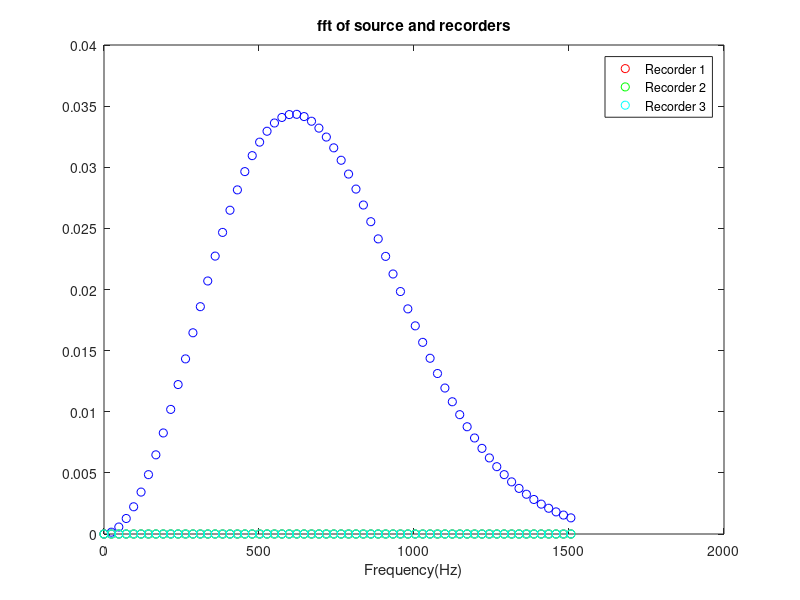
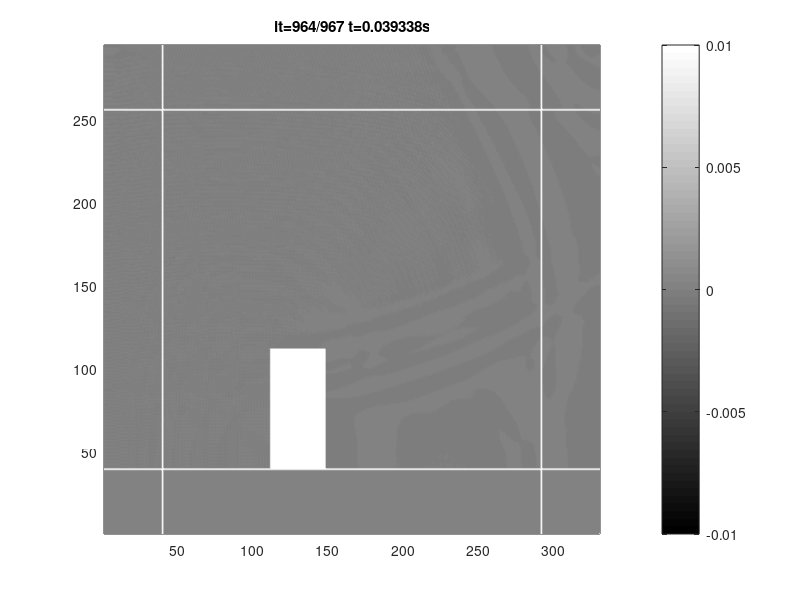

The MATLAB script that drew these images, in order: (Note: this script raises an error after producing the figures.)
function return_args=thick_wall(ifshow,k_max,m,fp,if_free)
if nargin<1
    close all
    clc
    ifshow=1;
    fp=68*9;
    k_max=2085*fp/200;
    m=3;
    if_free=0;
end
%% INITIALIZATION OF GRID AND SIMULATING PARAMETERS
c=340;          % Speed of sound
lp=c/fp;        % Associated wavelength with peak frequency
md=1;           % dr=md/fp
d=1.0;          % d distance in exercise (in m)
dx=c/fp/20;     % Spatial discretisation step, at least 20 samples
                % per wavelength
nd=ceil(d/dx);  % number of grids in d.
if mod(nd,2)==1 % nd should be even, because nd/2 is needed.
    nd=nd+1;
end
dx=d/nd;             % Recalculate dx
dy=dx;               % Same grid in x,y
np=lp/dx;            % Does not need to be integer
nx=7*nd+1;           % Number of cells in x direction
ny=6*nd+1;           % Number of cells in y direction
npml=40;             % Number of cells in PML
xdim=nx-2+2*npml;    % Total number of columns
ydim=ny-2+2*npml;    % Total number of rows
cn=1/sqrt(2);
dt=cn*dx/c/sqrt(2);  % Time step
cdtdx=c*dt/dx;       % c * dt / dx. Needed for ricker wavelet
nt=round(2*md/(fp*dt)+...
         sqrt(xdim^2+ydim^2)/cdtdx);%Number of time steps
%%% FFT INITIALIZATIONS
fmax=1/(2*dt);       % Maximum frequency in fft
NFFT=2^nextpow2(nt);
disp(['fp=',num2str(fp),' d=',num2str(d),' m'])
disp(['nx=',num2str(nx),' dx=',num2str(dx),' nt=',num2str(nt)])
%% OTHER INITIALIZATIONS
col_s=npml+nd;       % X location of source
row_s=npml+ny-1-nd/2;% Y location of source
col_r1=col_s+3*nd;   % X location of recorder1
col_r2=col_r1+nd;    % X location of recorder2
col_r3=col_r2+nd;    % X location of recorder3
source=arrayfun(@(it)ricker_wavelet(cdtdx,np,it,md),1:nt);
r1=zeros(nt,1);      % Recorder1 Pre alocation
r2=r1;               % Recorder2 Pre alocation
r3=r2;               % Recorder3 Pre alocation
fft_source=fft(source,NFFT)/nt; 
f=fmax*linspace(0,1,NFFT/2+1)';
f=f(f<2.5*fp);
fft_source=abs(fft_source(1:length(f)))';
if ifshow
    figure(1)% to show the fft of source
    plot(f,2*fft_source,'bo')
    xlabel('Frequency(Hz)')
    title('fft of source and recorders')
end
% Defining the fields
ox=zeros(ydim,xdim);
oy=ox;
p=ox;
px=spalloc(ydim,xdim,2*npml*ydim+(nx-2)*2*npml);
py=px; % px and py are sparse. They fit around p.
% Frame is just made to better see the boundaries and source
% Frame is prealocated for more elements that actually needed.
frame=sparse(ydim,xdim,3*ydim+3*xdim);
frame(npml,:)=1;frame(ny+npml-1,:)=1;
frame(:,npml)=1;frame(:,nx+npml-1)=1;
frame(npml+ny-2*nd-1:npml+ny-1,npml+2*nd:npml+3*nd)=1;
%% INITIALIZING THE DAMPING MATRICES
% Starting out with the ox and oy...
KO_x=spalloc(ydim,xdim,(2*npml-1)*ydim);
KO_y=spalloc(ydim,xdim,npml*xdim);
dpml=npml-0.5;%maximum length of PML
dist=(0.5:1:dpml);%All Os have 0.5 offset.
base_damp=repmat(k_max*(dist'/dpml).^m,1,xdim);
KO_y(1:npml,:)=flipud(base_damp);%Top PML - OY
KO_y(end-npml+2:end,:)=base_damp(1:end-1,:); % Bottom PML - OY
base_damp=repmat(k_max*(dist/npml).^m,ydim,1);%needed for Ox
KO_x(:,end-npml+1:end)=base_damp;%right part of Ox
% The left part of Ox has 1 element less
KO_x(:,1:npml-1)=fliplr(base_damp(:,1:end-1));
% Now calculating the damping matrices for p.
KP_x=spalloc(ydim,xdim,2*npml*ydim);
KP_y=spalloc(ydim,xdim,npml*ydim);
dist=(0:npml-1);% Here there is no offset.
base_damp=repmat(k_max*(dist'/dpml).^m,1,xdim);
KP_y(end-npml+1:end,:)=base_damp;
KP_y(1:npml,:)=flipud(base_damp);
base_damp=repmat(k_max*(dist/dpml).^m,ydim,1);%needed for px
KP_x(:,1:npml)=fliplr(base_damp);
KP_x(:,end-npml+1:end)=base_damp;
% Construction of some needed constant matrices in update equations.
KO_x_o=(1-KO_x*dt/2)./(1+KO_x*dt/2);%Multiplied by previous ox
KO_x_p=dt/dx./(1+KO_x*dt/2);%Multiplied by p.
KO_y_o=(1-KO_y*dt/2)./(1+KO_y*dt/2);%Multiplied by previous oy
KO_y_p=dt/dy./(1+KO_y*dt/2);%Multiplied by p.
KP_x_o=c^2*dt/dx./(1+KP_x*dt/2);
KP_x_p=(1-KP_x*dt/2)./(1+KP_x*dt/2);
KP_y_o=c^2*dt/dy./(1+KP_y*dt/2);
KP_y_p=(1-KP_y*dt/2)./(1+KP_y*dt/2);
%% TIME STEPPING ITERATION
if ifshow;
    figure(2);
end
display='it=0/nt t=0.000000';
fprintf(display);
for it=1:nt
    t=(it-1)*dt;
    fprintf(repmat('\b',1,length(display)))
    display=sprintf('it=%d/%d t=%.6fs',it,nt,t);
    fprintf(sprintf(display))
    p(row_s,col_s)=p(row_s,col_s)+source(it);
    r1(it)=p(row_s,col_r1);
    r2(it)=p(row_s,col_r2);
    r3(it)=p(row_s,col_r3);
    
    % Update Equations
    ox=fin_diff([p+px+py,zeros(ydim,1)],ox,'x',KO_x_p,KO_x_o);
    oy=fin_diff([zeros(1,xdim);p+px+py],oy,'y',KO_y_p,KO_y_o);
    p=fin_diff([ox(:,1),ox],px+p,'x',KP_x_o,KP_x_p);

    px(:,[1:npml,nx+npml-1:end])=p(:,[1:npml,nx+npml-1:end]);
    px([1:npml,ny+npml-1:end],:)=p([1:npml,ny+npml-1:end],:);
    p(:,[1:npml,nx+npml-1:end])=0;
    p([1:npml,ny+npml-1:end],:)=0;
    
    p=fin_diff([oy;zeros(1,xdim)],py+p,'y',KP_y_o,KP_y_p);
    
    py(:,[1:npml,nx+npml-1:end])=p(:,[1:npml,nx+npml-1:end]); %#ok<*SPRIX>
    py([1:npml,ny+npml-1:end],:)=p([1:npml,ny+npml-1:end],:); %#ok<SPRIX>
    p(:,[1:npml,nx+npml-1:end])=0;
    p([1:npml,ny+npml-1:end],:)=0;
    
    % Boundries
    if ~if_free
        p (npml+ny-1,:)=0;
        px(npml+ny-1,:)=0;
        py(npml+ny-1,:)=0;
        p (npml+ny-2*nd-1:npml+ny-1,npml+2*nd:npml+3*nd)=0; % Thick
                                                            % Wall
    end
  
    if ifshow && mod(it,4)==0;
        set(gca,'nextplot','replacechildren')%For better movie quality     
        %set(gca,'LooseInset',get(gca,'TightInset'))%Discard white space
        pcolor(flipud(p+px+py+frame));
        colormap ('gray')
        shading interp
        caxis([-.01 .01])%Assuming A=1
        colorbar
        xlim([1 xdim])
        ylim([1 ydim])
        title(display)
        getframe();
    end
end
fprintf('\n')
%% POST PROCESSING
return_args=struct('f',0,'r1',0,'r2',0,'r3',0,'E',0);
% Calculate remaining energy
ox=ox(npml:end-npml+1,npml:end-npml+1);
oy=oy(npml:end-npml+1,npml:end-npml+1);
energy=sum(sum(ox.^2+oy.^2));
return_args.E=energy;

% Calculate fft
fft_r1=fft(r1,NFFT)/nt;
fft_r2=fft(r2,NFFT)/nt;
fft_r3=fft(r3,NFFT)/nt;
fft_r1=abs(fft_r1(1:length(f)));
fft_r2=abs(fft_r2(1:length(f)));
fft_r3=abs(fft_r3(1:length(f)));
% Plot FFT of recorders if requested
if ifshow
    figure(1);%Back to fft plot
    hold on
    h1=plot(f,2*fft_r1,'ro');
    h2=plot(f,2*fft_r2,'go');
    h3=plot(f,2*fft_r3,'co');
    legend([h1,h2,h3],'Recorder 1','Recorder 2','Recorder 3','Location',...
           'NorthEast')
end
% Fit curve using spline
ft=fittype('splineinterp');
opts=fitoptions(ft);
opts.Normalize = 'on';
[f,fft_r1]=prepareCurveData(f,fft_r1);
[f,fft_r2]=prepareCurveData(f,fft_r2);
[f,fft_r3]=prepareCurveData(f,fft_r3);
[f,fft_source]=prepareCurveData(f,fft_source);
fit_r1=fit(f,fft_r1,ft,opts);
fit_r2=fit(f,fft_r2,ft,opts);
fit_r3=fit(f,fft_r3,ft,opts);
fit_source=fit(f,fft_source,ft,opts);
if ifshow
    figure(1);%Back to fft plot
    hold on
    plot(f,2*fit_r1(f),'r');
    plot(f,2*fit_r2(f),'g');
    plot(f,2*fit_r3(f),'c');
end
f=linspace(0.5*fp,1.5*fp,101);
f=f(1:end-1);
return_args.f=f;
return_args.r1=fit_r1(f)./fit_source(f);
return_args.r2=fit_r2(f)./fit_source(f);
return_args.r3=fit_r3(f)./fit_source(f);
end

function value=ricker_wavelet(cdtdx,np,it,md)
    value=pi^2*(cdtdx*it/np-md)^2;
    value=(1-2*value)*exp(-value);
end

function b=fin_diff(a,b,direction,scale_a,scale_b)
    switch direction
      case 'x'
        cols=1:size(b,2);
        b=full(scale_b.*b-scale_a.*(a(:,cols+1)-a(:,cols)));
      case 'y'
        rows=1:size(b,1);
        b=full(scale_b.*b-scale_a.*(a(rows,:)-a(rows+1,:)));
    end
end

